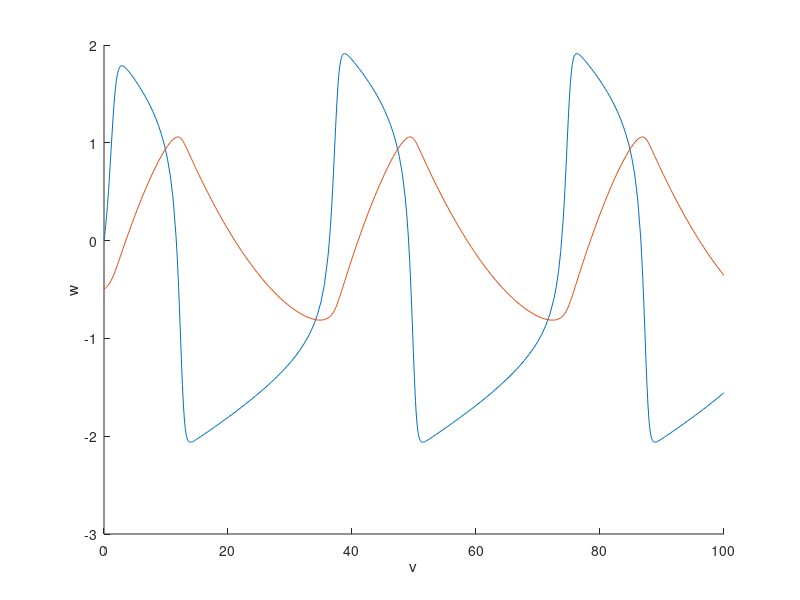
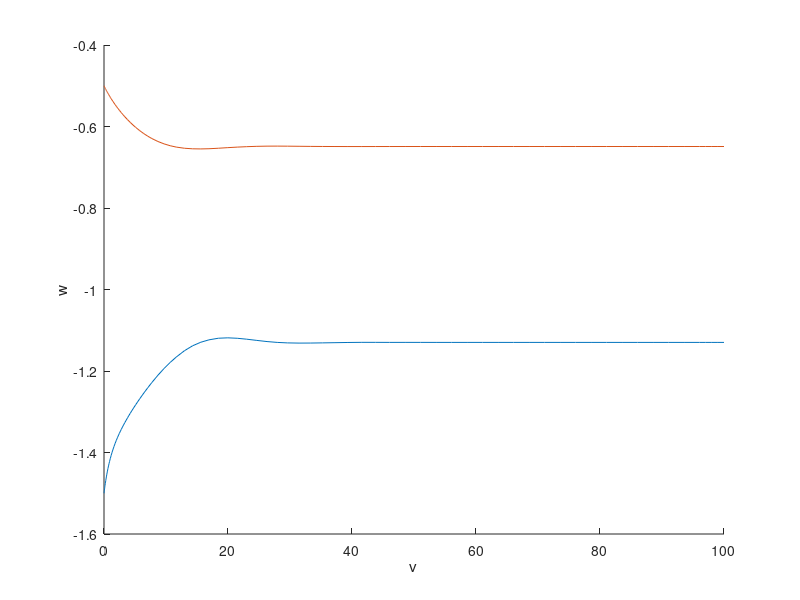
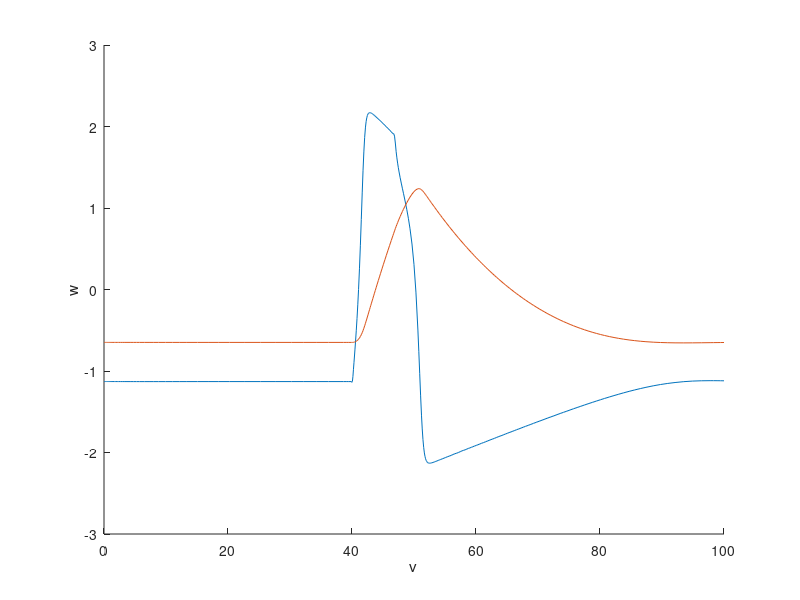

The MATLAB script that drew these images, in order: (Note: this script raises an error after producing the figures.)
%% part 1
eps = 0.08;
alpha = 0.5;
b = 0.2;

f = @(v,w) v - 1/3* v.^3 - w; %v,w
g = @(v,w) eps*(v+alpha-b*w);  %v,w

dxdt = @(t,x)[f(x(1),x(2)); g(x(1),x(2))];

[T,X] = ode45(dxdt, [0,100], [-0, -0.5]);

figure(1); hold on;
%set(gca, 'xlim', [-2.5, 2.5], 'ylim', [-2.5,2.5])
ylabel('w');
xlabel('v')
plot(T,X);

%% part 2
eps = 0.08;
alpha = 1;
b = 0.2;

f = @(v,w) v - 1/3* v.^3 - w; %v,w
g = @(v,w) eps*(v+alpha-b*w);  %v,w

dxdt = @(t,x)[f(x(1),x(2)); g(x(1),x(2))];

[T,X] = ode45(dxdt, [0,100], [-1.5, -0.5]);

figure(2); hold on;
%set(gca, 'xlim', [-2.5, 2.5], 'ylim', [-2.5,2.5])
ylabel('w');
xlabel('v')
plot(T,X);

%% part 3
eps = 0.08;
alpha = 1;
b = 0.2;

I0 = 1.0;
tStart=40;
tStop=47;
%I= @(t) I0*(t>tStart).*(t<tStop);
    
f = @(v,w,t) v - 1/3* v.^3 - w + I0*(t>tStart).*(t<tStop);
g = @(v,w,t) eps*(v+alpha-b*w); 

dxdt = @(t,x)[f(x(1),x(2),t); g(x(1),x(2),t)];

[T,X] = ode45(dxdt, [0,100], [-1.129, -0.649]); %steady state

figure(3); clf; hold on;
%set(gca, 'xlim', [-2.5, 2.5], 'ylim', [-2.5,2.5])
ylabel('w');
xlabel('v')
plot(T,X);

%% part 4a
eps = 0.08;
alpha = 1;
b = 0.2;
D=0.9;

I0 = 1.0;
tStart=40;
tStop=47;
I= @(t) I0*(t>tStart).*(t<tStop);
arr = zeros(10,1);

f = @(v,w,t) v - 1/3* v.^3 - w + I(t).* arr;
g = @(v,w,t) eps*(v+alpha-b*w); 

dxdt = @(t,x)[f(x(1:10),x(11:20),t); g(x(1:10),x(11:20),t)];

[T,X] = ode45(dxdt, [0,100], [-1.129.*ones(10,1), -0.649.*ones(10,1)]); %steady state

figure(4); clf; hold on;
%set(gca, 'xlim', [-2.5, 2.5], 'ylim', [-2.5,2.5])
ylabel('w');
xlabel('v')
plot(T,X);

for nt=1:numel(T)
    figure(5); clf; hold on; box on;
    plot(X(nt,1:10)); 
    set(gca,'ylim', [-2.5,2.5])
    xlabel('Cell');
    ylabel('Voltage')
    drawnow;
end

%% part 4b
eps = 0.08;
alpha = 0.5;
b = 0.2;
D=0.9;

I0 = 1.0;
tStart=40;
tStop=47;
I= @(t) I0*(t>tStart).*(t<tStop);
arr = zeros(10,1);
arr(4) = 1;

f = @(v,w,t) v - 1/3* v.^3 - w + I(t).* arr ;
g = @(v,w,t) eps*(v+alpha-b*w); 

dxdt = @(t,x)[f(x(1:10),x(11:20),t) + D.*([x(10);x(1:9)]-2*x(1:10)+[x(2:10);x(1)]); 
    g(x(1:10),x(11:20),t)];

[T,X] = ode45(dxdt, [0,100], [-1.129.*ones(10,1), -0.649.*ones(10,1)]); %steady state

figure(6); clf; hold on;
%set(gca, 'xlim', [-2.5, 2.5], 'ylim', [-2.5,2.5])
ylabel('w');
xlabel('v')
plot(T,X);

for nt=1:numel(T)
    figure(7); clf; hold on; box on;
    plot(X(nt,1:10)); 
    set(gca,'ylim', [-2.5,2.5])
    xlabel('Cell');
    ylabel('Voltage')
    drawnow;
end